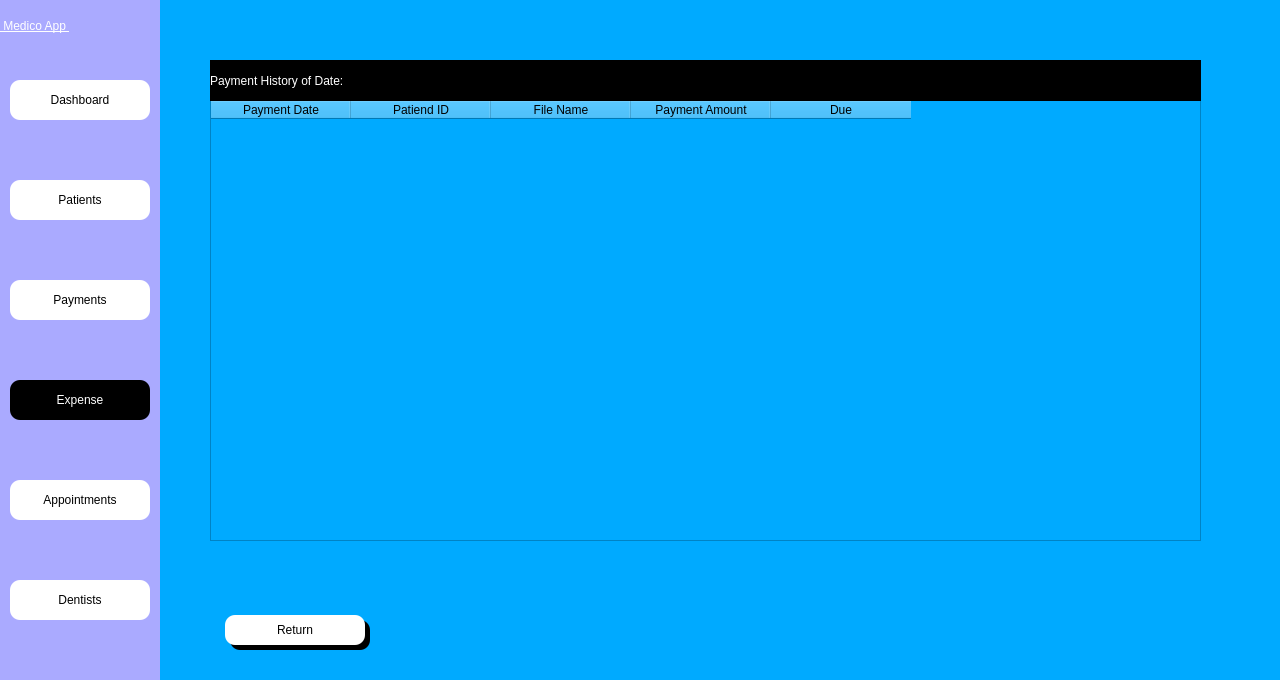
<?xml version="1.0" encoding="UTF-8"?>
<ui version="4.0">
 <class>Dialog</class>
 <widget class="QDialog" name="Dialog">
  <property name="geometry">
   <rect>
    <x>0</x>
    <y>0</y>
    <width>1280</width>
    <height>680</height>
   </rect>
  </property>
  <property name="windowTitle">
   <string>Dialog</string>
  </property>
  <property name="styleSheet">
   <string notr="true">background-color: rgb(0, 170, 255);</string>
  </property>
  <widget class="QWidget" name="side_bar" native="true">
   <property name="geometry">
    <rect>
     <x>0</x>
     <y>0</y>
     <width>160</width>
     <height>681</height>
    </rect>
   </property>
   <property name="styleSheet">
    <string notr="true">background-color: rgb(170, 255, 255);
background-color: rgb(170, 170, 255);</string>
   </property>
   <widget class="QPushButton" name="patient_btn">
    <property name="geometry">
     <rect>
      <x>10</x>
      <y>180</y>
      <width>140</width>
      <height>40</height>
     </rect>
    </property>
    <property name="styleSheet">
     <string notr="true">QPushButton{


font:  14pt &quot;Segoe UI &quot;;
background-color: rgb(255, 255, 255);
border-top-left-radius:10px;
border-bottom-left-radius:10px;
border-top-right-radius:10px;
border-bottom-right-radius:10px;}
QPushButton:hover{
	background-color: rgb(161, 161, 161);
	color: rgb(255, 255, 255);
}</string>
    </property>
    <property name="text">
     <string>Patients</string>
    </property>
    <property name="icon">
     <iconset>
      <normaloff>../Medico_modern/patientdownload .png</normaloff>../Medico_modern/patientdownload .png</iconset>
    </property>
   </widget>
   <widget class="QPushButton" name="appointment_btn">
    <property name="geometry">
     <rect>
      <x>10</x>
      <y>480</y>
      <width>140</width>
      <height>40</height>
     </rect>
    </property>
    <property name="styleSheet">
     <string notr="true">QPushButton{


font:  14pt &quot;Segoe UI &quot;;
background-color: rgb(255, 255, 255);
border-top-left-radius:10px;
border-bottom-left-radius:10px;
border-top-right-radius:10px;
border-bottom-right-radius:10px;}
QPushButton:hover{
	background-color: rgb(161, 161, 161);
	color: rgb(255, 255, 255);
}</string>
    </property>
    <property name="text">
     <string>Appointments</string>
    </property>
    <property name="icon">
     <iconset>
      <normaloff>../Medico_modern/appointmentdownload (1).png</normaloff>../Medico_modern/appointmentdownload (1).png</iconset>
    </property>
   </widget>
   <widget class="QPushButton" name="dentist_btn">
    <property name="geometry">
     <rect>
      <x>10</x>
      <y>580</y>
      <width>140</width>
      <height>40</height>
     </rect>
    </property>
    <property name="styleSheet">
     <string notr="true">QPushButton{


font:  14pt &quot;Segoe UI &quot;;
background-color: rgb(255, 255, 255);
border-top-left-radius:10px;
border-bottom-left-radius:10px;
border-top-right-radius:10px;
border-bottom-right-radius:10px;}
QPushButton:hover{
	background-color: rgb(161, 161, 161);
	color: rgb(255, 255, 255);
}</string>
    </property>
    <property name="text">
     <string>Dentists</string>
    </property>
    <property name="icon">
     <iconset>
      <normaloff>../Medico_modern/dentistimages.png</normaloff>../Medico_modern/dentistimages.png</iconset>
    </property>
   </widget>
   <widget class="QPushButton" name="payment_btn">
    <property name="geometry">
     <rect>
      <x>10</x>
      <y>280</y>
      <width>140</width>
      <height>40</height>
     </rect>
    </property>
    <property name="styleSheet">
     <string notr="true">QPushButton{


font:  14pt &quot;Segoe UI &quot;;
background-color: rgb(255, 255, 255);
border-top-left-radius:10px;
border-bottom-left-radius:10px;
border-top-right-radius:10px;
border-bottom-right-radius:10px;}
QPushButton:hover{
	background-color: rgb(161, 161, 161);
	color: rgb(255, 255, 255);
}</string>
    </property>
    <property name="text">
     <string>Payments</string>
    </property>
    <property name="icon">
     <iconset>
      <normaloff>../Medico_modern/billingdownload (1).png</normaloff>../Medico_modern/billingdownload (1).png</iconset>
    </property>
   </widget>
   <widget class="QPushButton" name="expense_btn">
    <property name="geometry">
     <rect>
      <x>10</x>
      <y>380</y>
      <width>140</width>
      <height>40</height>
     </rect>
    </property>
    <property name="styleSheet">
     <string notr="true">
QPushButton{


font:  14pt &quot;Segoe UI &quot;;
background-color: rgb(255, 255, 255);
border-top-left-radius:10px;
border-bottom-left-radius:10px;
border-top-right-radius:10px;
border-bottom-right-radius:10px;

	background-color: rgb(0, 0, 0);
	color: rgb(255, 255, 255);
}

QPushButton:hover{
	background-color: rgb(161, 161, 161);
	color: rgb(255, 255, 255);
}
</string>
    </property>
    <property name="text">
     <string>Expense</string>
    </property>
    <property name="icon">
     <iconset>
      <normaloff>../Medico_modern/billingdownload (1).png</normaloff>../Medico_modern/billingdownload (1).png</iconset>
    </property>
   </widget>
   <widget class="QPushButton" name="dash_btn">
    <property name="geometry">
     <rect>
      <x>10</x>
      <y>80</y>
      <width>140</width>
      <height>40</height>
     </rect>
    </property>
    <property name="styleSheet">
     <string notr="true">QPushButton{


font:  14pt &quot;Segoe UI &quot;;
background-color: rgb(255, 255, 255);
border-top-left-radius:10px;
border-bottom-left-radius:10px;
border-top-right-radius:10px;
border-bottom-right-radius:10px;}
QPushButton:hover{
	background-color: rgb(161, 161, 161);
	color: rgb(255, 255, 255);
}</string>
    </property>
    <property name="text">
     <string>Dashboard</string>
    </property>
    <property name="icon">
     <iconset>
      <normaloff>../Medico_modern/patientdownload .png</normaloff>../Medico_modern/patientdownload .png</iconset>
    </property>
   </widget>
   <widget class="QLabel" name="label_4">
    <property name="geometry">
     <rect>
      <x>0</x>
      <y>0</y>
      <width>161</width>
      <height>51</height>
     </rect>
    </property>
    <property name="styleSheet">
     <string notr="true">font: 20pt &quot;MS Shell Dlg 2&quot;;
font: 75 20pt &quot;MS Shell Dlg 2&quot;;
text-decoration: underline;
font: 22pt &quot;MS Shell Dlg 2&quot;;
background-color: rgba(255, 255, 255,0);
color: rgb(255, 255, 255);
</string>
    </property>
    <property name="text">
     <string> Medico App </string>
    </property>
   </widget>
  </widget>
  <widget class="QTableWidget" name="paymentTable">
   <property name="geometry">
    <rect>
     <x>210</x>
     <y>100</y>
     <width>991</width>
     <height>441</height>
    </rect>
   </property>
   <property name="styleSheet">
    <string notr="true">background-color: rgba(255, 255, 255,.9);

font:  12pt &quot;Segoe UI &quot;;</string>
   </property>
   <attribute name="horizontalHeaderDefaultSectionSize">
    <number>140</number>
   </attribute>
   <column>
    <property name="text">
     <string>Payment Date</string>
    </property>
   </column>
   <column>
    <property name="text">
     <string>Patiend ID</string>
    </property>
   </column>
   <column>
    <property name="text">
     <string>File Name</string>
    </property>
   </column>
   <column>
    <property name="text">
     <string>Payment Amount</string>
    </property>
   </column>
   <column>
    <property name="text">
     <string>Due</string>
    </property>
   </column>
  </widget>
  <widget class="QLabel" name="payment_title">
   <property name="geometry">
    <rect>
     <x>210</x>
     <y>60</y>
     <width>991</width>
     <height>41</height>
    </rect>
   </property>
   <property name="styleSheet">
    <string notr="true">
color: rgb(255, 255, 255);
background-color: rgb(0, 0, 0);

font:  14pt &quot;Segoe UI &quot;;</string>
   </property>
   <property name="text">
    <string>Payment History of Date: </string>
   </property>
  </widget>
  <widget class="QPushButton" name="return_btn">
   <property name="geometry">
    <rect>
     <x>225</x>
     <y>615</y>
     <width>140</width>
     <height>30</height>
    </rect>
   </property>
   <property name="styleSheet">
    <string notr="true">QPushButton{


font:  14pt &quot;Segoe UI &quot;;
background-color: rgb(255, 255, 255);
border-top-left-radius:10px;
border-bottom-left-radius:10px;
border-top-right-radius:10px;
border-bottom-right-radius:10px;}
QPushButton:hover{
	background-color: rgb(161, 161, 161);
	color: rgb(255, 255, 255);
}</string>
   </property>
   <property name="text">
    <string>Return</string>
   </property>
   <property name="icon">
    <iconset>
     <normaloff>../Medico_modern/billingdownload (1).png</normaloff>../Medico_modern/billingdownload (1).png</iconset>
   </property>
  </widget>
  <widget class="QLabel" name="label_3">
   <property name="geometry">
    <rect>
     <x>230</x>
     <y>620</y>
     <width>140</width>
     <height>30</height>
    </rect>
   </property>
   <property name="styleSheet">
    <string notr="true">background-color: rgb(0, 0, 0);
font: 12pt &quot;MS Shell Dlg 2&quot;;
border-top-left-radius:10px;
border-bottom-left-radius:10px;
border-top-right-radius:10px;
border-bottom-right-radius:10px;
color: rgb(255, 255, 255);
</string>
   </property>
   <property name="text">
    <string/>
   </property>
  </widget>
  <widget class="QLabel" name="label">
   <property name="geometry">
    <rect>
     <x>160</x>
     <y>0</y>
     <width>1121</width>
     <height>680</height>
    </rect>
   </property>
   <property name="text">
    <string/>
   </property>
   <property name="pixmap">
    <pixmap>Images/the-humble-co-cADflhZzgyo-unsplash.jpg</pixmap>
   </property>
   <property name="scaledContents">
    <bool>true</bool>
   </property>
  </widget>
  <zorder>label</zorder>
  <zorder>side_bar</zorder>
  <zorder>paymentTable</zorder>
  <zorder>payment_title</zorder>
  <zorder>label_3</zorder>
  <zorder>return_btn</zorder>
 </widget>
 <resources/>
 <connections/>
</ui>
